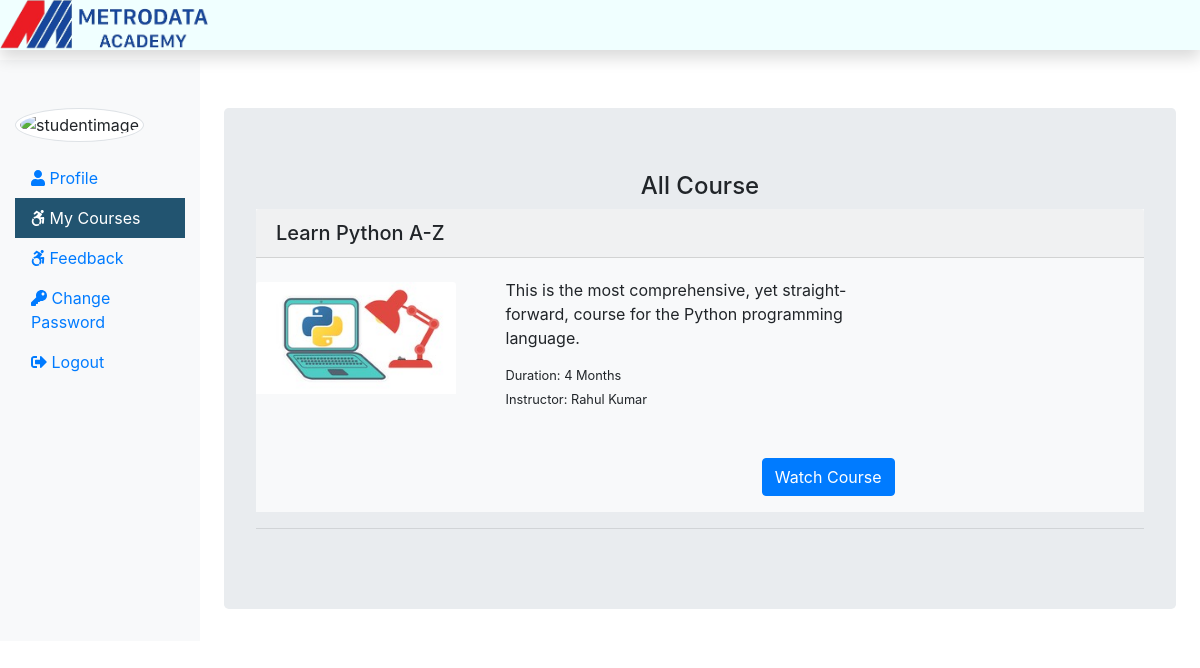
Screenshot of /ELearning/Student/myCourse.php (signed in) with the database file from the repository.
### tables this page shows
CREATE TABLE `courseorder` (
  `co_id` int(11) NOT NULL,
  `order_id` varchar(255) NOT NULL,
  `stu_email` varchar(255) NOT NULL,
  `course_id` int(11) NOT NULL,
  `status` varchar(255) NOT NULL,
  `respmsg` text NOT NULL,
  `order_date` date NOT NULL
);

CREATE TABLE `course` (
  `course_id` int(11) NOT NULL,
  `course_name` text NOT NULL,
  `course_desc` text NOT NULL,
  `course_author` varchar(255) NOT NULL,
  `course_img` text NOT NULL,
  `course_duration` text NOT NULL
);

### ELearning/Student/myCourse.php (the view, shortened to what this page needs)
<?php
include_once('../dbConnection.php');
 if(isset($_SESSION['is_login'])){
  $stuLogEmail = $_SESSION['stuLogEmail'];
 } else {
  echo "<script> location.href='../index.php'; </script>";
 }
?>
<!DOCTYPE html>
<html lang="en">
<head>
  <link rel="stylesheet" href="../css/bootstrap.min.css">
  <link rel="stylesheet" href="../css/all.min.css">
  <link rel="stylesheet" href="../css/stustyle.css">
</head>
<body>
<nav class="navbar navbar-dark fixed-top flex-md-nowrap p-0 shadow" style="background-color: #F0FFFF;">
  <a href="../index.php"><img src="../image/malogo1.png" alt="Metrodata Academy Logo" style="height: 50px;"></a>
</nav>
<div class="container-fluid" style="margin-top:60px;">
  <div class="row">
    <nav class="col-md-2 bg-light sidebar py-5 d-print-none">
      <div class="sidebar-sticky">
        <ul class="nav flex-column">
          <li class="nav-item mb-3">
            <img src="<?php echo $stu_img ?>" alt="studentimage" class="img-thumbnail rounded-circle">
          </li>
          <li class="nav-item">
            <a class="nav-link <?php if(PAGE == 'profile') {echo 'active';} ?>" href="studentProfile.php">
              <i class="fas fa-user"></i>
              Profile <span class="sr-only">(current)</span>
            </a>
          </li>
          <li class="nav-item">
            <a class="nav-link <?php if(PAGE == 'mycourse') {echo 'active';} ?>" href="myCourse.php">
              <i class="fab fa-accessible-icon"></i>
              My Courses
            </a>
          </li>
          <li class="nav-item">
            <a class="nav-link <?php if(PAGE == 'feedback') {echo 'active';} ?>" href="stufeedback.php">
              <i class="fab fa-accessible-icon"></i>
              Feedback
            </a>
          </li>
          <li class="nav-item">
            <a class="nav-link <?php if(PAGE == 'studentChangePass') {echo 'active';} ?>" href="studentChangePass.php">
              <i class="fas fa-key"></i>
              Change Password
            </a>
          </li>
          <li class="nav-item">
            <a class="nav-link" href="../logout.php">
              <i class="fas fa-sign-out-alt"></i>
              Logout
            </a>
          </li>
        </ul>
      </div>
    </nav>
    <main class="col-md-10 ml-sm-auto px-4">
      <div class="container mt-5">
        <div class="row">
          <div class="jumbotron">
            <h4 class="text-center">All Course</h4>
            <?php
            if(isset($stuLogEmail)){
              $sql = "SELECT co.order_id, c.course_id, c.course_name, c.course_duration, c.course_desc, c.course_img, c.course_author FROM courseorder AS co JOIN course AS c ON c.course_id = co.course_id WHERE co.stu_email = '$stuLogEmail'";
              $result = $conn->query($sql);
              if($result->num_rows > 0) {
                while($row = $result->fetch_assoc()){ ?>
                  <div class="bg-light mb-3">
                    <h5 class="card-header"><?php echo $row['course_name']; ?></h5>
                    <div class="row">
                      <div class="col-sm-3">
                        <img src="<?php echo $row['course_img']; ?>" class="card-img-top mt-4" alt="pic">
                      </div>
                      <div class="col-sm-6 mb-3">
                        <div class="card-body">
                          <p class="card-title"><?php echo $row['course_desc']; ?></p>
                          <small class="card-text">Duration: <?php echo $row['course_duration']; ?></small><br />
                          <small class="card-text">Instructor: <?php echo $row['course_author']; ?></small><br/>
                          <a href="watchcourse.php?course_id=<?php echo $row['course_id'] ?>" class="btn btn-primary mt-5 float-right">Watch Course</a>
                        </div>
                      </div>
                    </div>
                  </div>
                <?php
                }
              }
            }
            ?>
            <hr/>
          </div>
        </div>
      </div>
    </main>
  </div>
</div>
<?php
include('./stuInclude/footer.php');
?>
</body>
</html>

### ELearning/css/stustyle.css (style rules this page uses)
.active { background-color: #225470; color: #fff; }

### rows the page displays
courseorder: course.course_name "Learn Python A-Z", course.course_img (picture), course.course_desc "This is the most comprehensive, yet straight-forward, course for the Python programming language.", course.course_duration "4 Months", course.course_author "Rahul Kumar"
